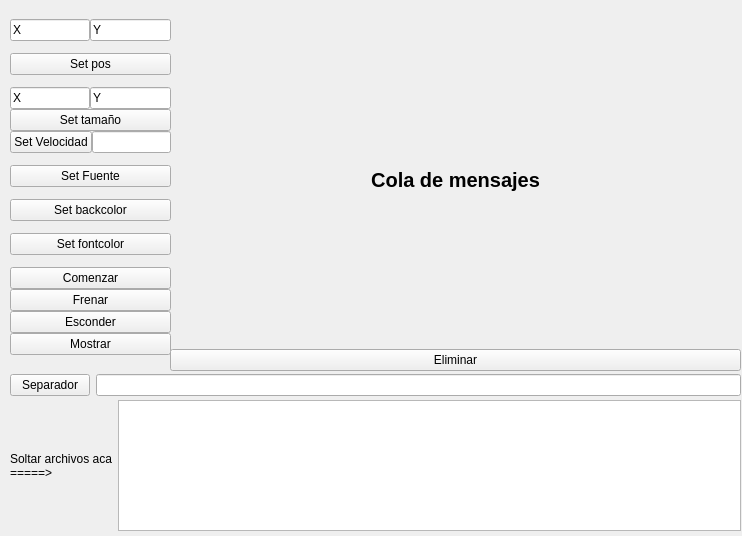
<ui version="4.0" >
 <class>MainTxtWindow</class>
 <widget class="QWidget" name="MainTxtWindow" >
  <property name="geometry" >
   <rect>
    <x>0</x>
    <y>0</y>
    <width>742</width>
    <height>536</height>
   </rect>
  </property>
  <property name="sizePolicy" >
   <sizepolicy vsizetype="Fixed" hsizetype="Fixed" >
    <horstretch>0</horstretch>
    <verstretch>0</verstretch>
   </sizepolicy>
  </property>
  <property name="windowTitle" >
   <string>Sms Text Control Window</string>
  </property>
  <widget class="QWidget" name="verticalLayoutWidget_2" >
   <property name="geometry" >
    <rect>
     <x>10</x>
     <y>7</y>
     <width>161</width>
     <height>361</height>
    </rect>
   </property>
   <layout class="QVBoxLayout" name="verticalLayout_2" >
    <property name="spacing" >
     <number>0</number>
    </property>
    <item>
     <layout class="QHBoxLayout" name="horizontalLayout_2" >
      <property name="spacing" >
       <number>0</number>
      </property>
      <item>
       <widget class="QLineEdit" name="txtposX" >
        <property name="inputMask" >
         <string/>
        </property>
        <property name="text" >
         <string>X</string>
        </property>
       </widget>
      </item>
      <item>
       <widget class="QLineEdit" name="txtposY" >
        <property name="text" >
         <string>Y</string>
        </property>
       </widget>
      </item>
     </layout>
    </item>
    <item>
     <widget class="QPushButton" name="txtbuttonSetPos" >
      <property name="text" >
       <string>Set pos</string>
      </property>
     </widget>
    </item>
    <item>
     <layout class="QVBoxLayout" name="txtsizeLayout" >
      <property name="spacing" >
       <number>0</number>
      </property>
      <item>
       <layout class="QHBoxLayout" name="horizontalLayout" >
        <property name="spacing" >
         <number>0</number>
        </property>
        <item>
         <widget class="QLineEdit" name="txtsizeX" >
          <property name="inputMask" >
           <string/>
          </property>
          <property name="text" >
           <string>X</string>
          </property>
         </widget>
        </item>
        <item>
         <widget class="QLineEdit" name="txtsizeY" >
          <property name="text" >
           <string>Y</string>
          </property>
         </widget>
        </item>
       </layout>
      </item>
      <item>
       <widget class="QPushButton" name="txtbuttonSetSize" >
        <property name="text" >
         <string>Set tamaño</string>
        </property>
       </widget>
      </item>
      <item>
       <layout class="QHBoxLayout" name="horizontalLayout_4" >
        <property name="spacing" >
         <number>0</number>
        </property>
        <item>
         <widget class="QPushButton" name="txtbuttonSetVelocity" >
          <property name="text" >
           <string>Set Velocidad</string>
          </property>
         </widget>
        </item>
        <item>
         <widget class="QLineEdit" name="txttextVelocity" />
        </item>
       </layout>
      </item>
     </layout>
    </item>
    <item>
     <widget class="QPushButton" name="txtbuttonSetFont" >
      <property name="text" >
       <string>Set Fuente</string>
      </property>
     </widget>
    </item>
    <item>
     <widget class="QPushButton" name="txtbuttonSetBackColor" >
      <property name="text" >
       <string>Set backcolor</string>
      </property>
     </widget>
    </item>
    <item>
     <widget class="QPushButton" name="txtbuttonSetFontColor" >
      <property name="text" >
       <string>Set fontcolor</string>
      </property>
     </widget>
    </item>
    <item>
     <layout class="QVBoxLayout" name="verticalLayout_4" >
      <property name="spacing" >
       <number>0</number>
      </property>
      <item>
       <widget class="QPushButton" name="txtbuttonStart" >
        <property name="text" >
         <string>Comenzar</string>
        </property>
       </widget>
      </item>
      <item>
       <widget class="QPushButton" name="txtbuttonStop" >
        <property name="text" >
         <string>Frenar</string>
        </property>
       </widget>
      </item>
      <item>
       <layout class="QVBoxLayout" name="verticalLayout" >
        <property name="spacing" >
         <number>0</number>
        </property>
        <item>
         <widget class="QPushButton" name="txtbuttonHideWindow" >
          <property name="text" >
           <string>Esconder</string>
          </property>
         </widget>
        </item>
        <item>
         <widget class="QPushButton" name="txtbuttonShowWindow" >
          <property name="text" >
           <string>Mostrar</string>
          </property>
         </widget>
        </item>
       </layout>
      </item>
     </layout>
    </item>
   </layout>
  </widget>
  <widget class="QWidget" name="horizontalLayoutWidget" >
   <property name="geometry" >
    <rect>
     <x>10</x>
     <y>400</y>
     <width>731</width>
     <height>131</height>
    </rect>
   </property>
   <layout class="QHBoxLayout" name="horizontalLayout_3" >
    <item>
     <widget class="QLabel" name="label" >
      <property name="text" >
       <string>Soltar archivos aca =====></string>
      </property>
      <property name="scaledContents" >
       <bool>true</bool>
      </property>
      <property name="alignment" >
       <set>Qt::AlignLeading|Qt::AlignLeft|Qt::AlignVCenter</set>
      </property>
      <property name="wordWrap" >
       <bool>true</bool>
      </property>
     </widget>
    </item>
    <item>
     <widget class="QTextEdit" name="txttextFileReciber" >
      <property name="layoutDirection" >
       <enum>Qt::LeftToRight</enum>
      </property>
      <property name="verticalScrollBarPolicy" >
       <enum>Qt::ScrollBarAlwaysOff</enum>
      </property>
      <property name="undoRedoEnabled" >
       <bool>true</bool>
      </property>
      <property name="lineWrapMode" >
       <enum>QTextEdit::NoWrap</enum>
      </property>
      <property name="acceptRichText" >
       <bool>true</bool>
      </property>
     </widget>
    </item>
   </layout>
   <zorder>label</zorder>
   <zorder>txttextFileReciber</zorder>
  </widget>
  <widget class="QWidget" name="verticalLayoutWidget_4" >
   <property name="geometry" >
    <rect>
     <x>170</x>
     <y>10</y>
     <width>571</width>
     <height>361</height>
    </rect>
   </property>
   <layout class="QVBoxLayout" name="verticalLayout_3" >
    <property name="spacing" >
     <number>0</number>
    </property>
    <item>
     <widget class="QLabel" name="label_2" >
      <property name="font" >
       <font>
        <pointsize>15</pointsize>
        <weight>75</weight>
        <bold>true</bold>
       </font>
      </property>
      <property name="text" >
       <string>Cola de mensajes</string>
      </property>
      <property name="alignment" >
       <set>Qt::AlignCenter</set>
      </property>
     </widget>
    </item>
    <item>
     <widget class="QPushButton" name="txtbuttonDeleteSms" >
      <property name="text" >
       <string>Eliminar</string>
      </property>
     </widget>
    </item>
   </layout>
  </widget>
  <widget class="QWidget" name="horizontalLayoutWidget_2" >
   <property name="geometry" >
    <rect>
     <x>10</x>
     <y>370</y>
     <width>731</width>
     <height>31</height>
    </rect>
   </property>
   <layout class="QHBoxLayout" name="horizontalLayout_5" >
    <item>
     <widget class="QPushButton" name="txtbuttonSetBetween" >
      <property name="text" >
       <string>Separador</string>
      </property>
     </widget>
    </item>
    <item>
     <widget class="QLineEdit" name="txtlineBetween" />
    </item>
   </layout>
  </widget>
 </widget>
 <resources/>
 <connections/>
 <slots>
  <slot>change_size(int,int)</slot>
 </slots>
</ui>
